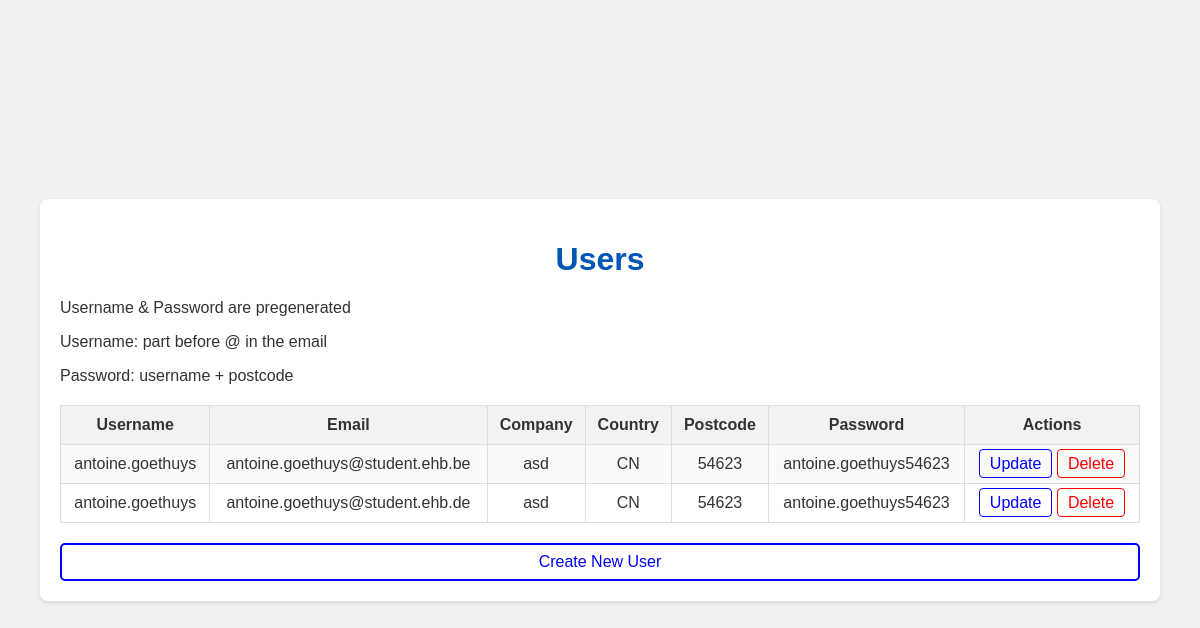
/users, run on an earlier commit of the app's database.
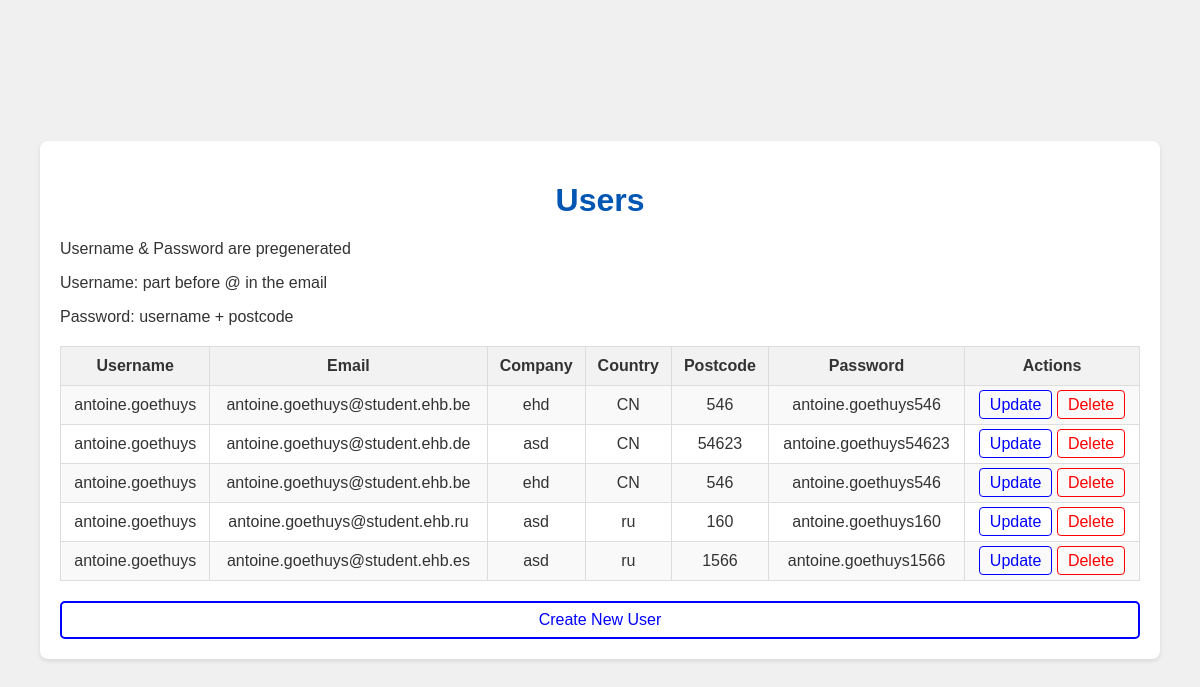
And on a later commit of the database.
### tables this page shows
CREATE TABLE users 
              (
               id INTEGER PRIMARY KEY, 
               username TEXT, 
               email TEXT,
               company TEXT,
               country TEXT,
               postcode TEXT,
               password TEXT
              );

### api.py (the view)
@app.route('/users')
def users():
    conn = get_db_connection()
    users = conn.execute('SELECT * FROM users').fetchall()
    conn.close()
    return render_template('users.html', users=users)

### api.py (called while the page is built)
def get_db_connection():
    if not os.path.exists('data.db'):
        create_db()
    conn = sqlite3.connect('data.db')
    conn.row_factory = sqlite3.Row
    return conn

### templates/users.html (shortened to what this page needs)
{% extends "base.html" %}
{% block content %}
    <h1>Users</h1>
    <p>Username & Password are pregenerated</p>
    <p>Username: part before @ in the email</p>
    <p>Password: username + postcode</p>
    <table>
        <tr>
            <th>Username</th>
            <th>Email</th>
            <th>Company</th>
            <th>Country</th>
            <th>Postcode</th>
            <th>Password</th>
            <th>Actions</th>
        </tr>
        {% for user in users %}
        <tr>
            <td>{{ user.username }}</td>
            <td>{{ user.email }}</td>
            <td>{{ user.company }}</td>
            <td>{{ user.country }}</td>
            <td>{{ user.postcode }}</td>
            <td>{{ user.password }}</td>
            <td>
                <a href="/update_user/{{ user.id }}" class="update">Update</a>
                <a href="/delete_user/{{ user.id }}" class="delete">Delete</a>
            </td>
        </tr>
        {% endfor %}
    </table>
    <a href="/create_user" class="create-user-link">Create New User</a>
{% endblock %}

### templates/base.html (shortened to what this page needs)
<!DOCTYPE html>
<html lang="en">
<head>
</head>
<body>
    <div class="container">
        {% block content %}{% endblock %}
    </div>
</body>
</html>

### templates/base.html (style rules this page uses)
body { font-family: Arial, sans-serif; background-color: #f0f0f0; color: #333; margin: 0; padding: 0; display: flex; justify-content: center; align-items: center; height: 100vh; }
h1 { color: #0056b3; text-align: center; }
.container { width: 90%; margin: auto; overflow: hidden; padding: 20px; background-color: #fff; box-shadow: 0 2px 4px rgba(0, 0, 0, 0.1); border-radius: 8px; }
table { width: 100%; border-collapse: collapse; margin: 20px 0; }
table, th, td { border: 1px solid #ddd; }
th, td { padding: 10px; text-align: center; }
th { background-color: #f2f2f2; }
tr:nth-child(even) { background-color: #f9f9f9; }
a { text-decoration: none; color: #0056b3; padding: 5px 10px; border-radius: 4px; transition: background-color 0.3s, color 0.3s; }
.create-user-link { display: block; width: 100%; text-align: center; padding: 8px 15px; color: blue; border: 2px solid; border-radius: 5px; margin-top: 10px; box-sizing: border-box; }
.update { color: blue; border: 1px solid blue; }
.delete { color: red; border: 1px solid red; }

What changed in the data, as far as the page shows it:
changed users (number 1 of 5 on the later page): company "asd" → "ehd"; postcode "54623" → "546"; password "antoine.goethuys54623" → "antoine.goethuys546"
added users: username "antoine.goethuys", email "antoine.goethuys@student.ehb.be", company "ehd", country "CN", postcode "546", password "antoine.goethuys546"
added users: username "antoine.goethuys", email "antoine.goethuys@student.ehb.ru", company "asd", country "ru", postcode "160", password "antoine.goethuys160"
added users: username "antoine.goethuys", email "antoine.goethuys@student.ehb.es", company "asd", country "ru", postcode "1566", password "antoine.goethuys1566"
